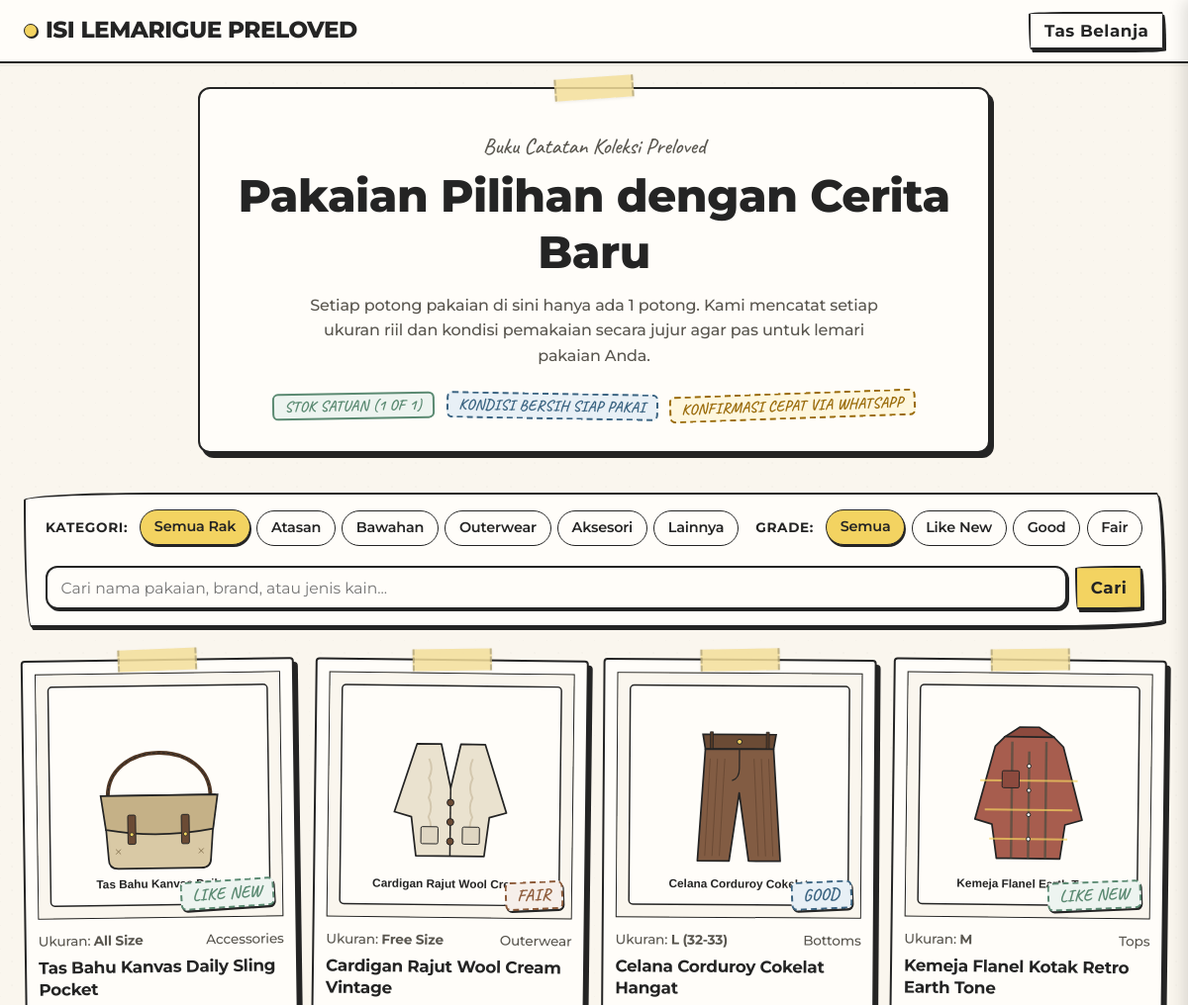
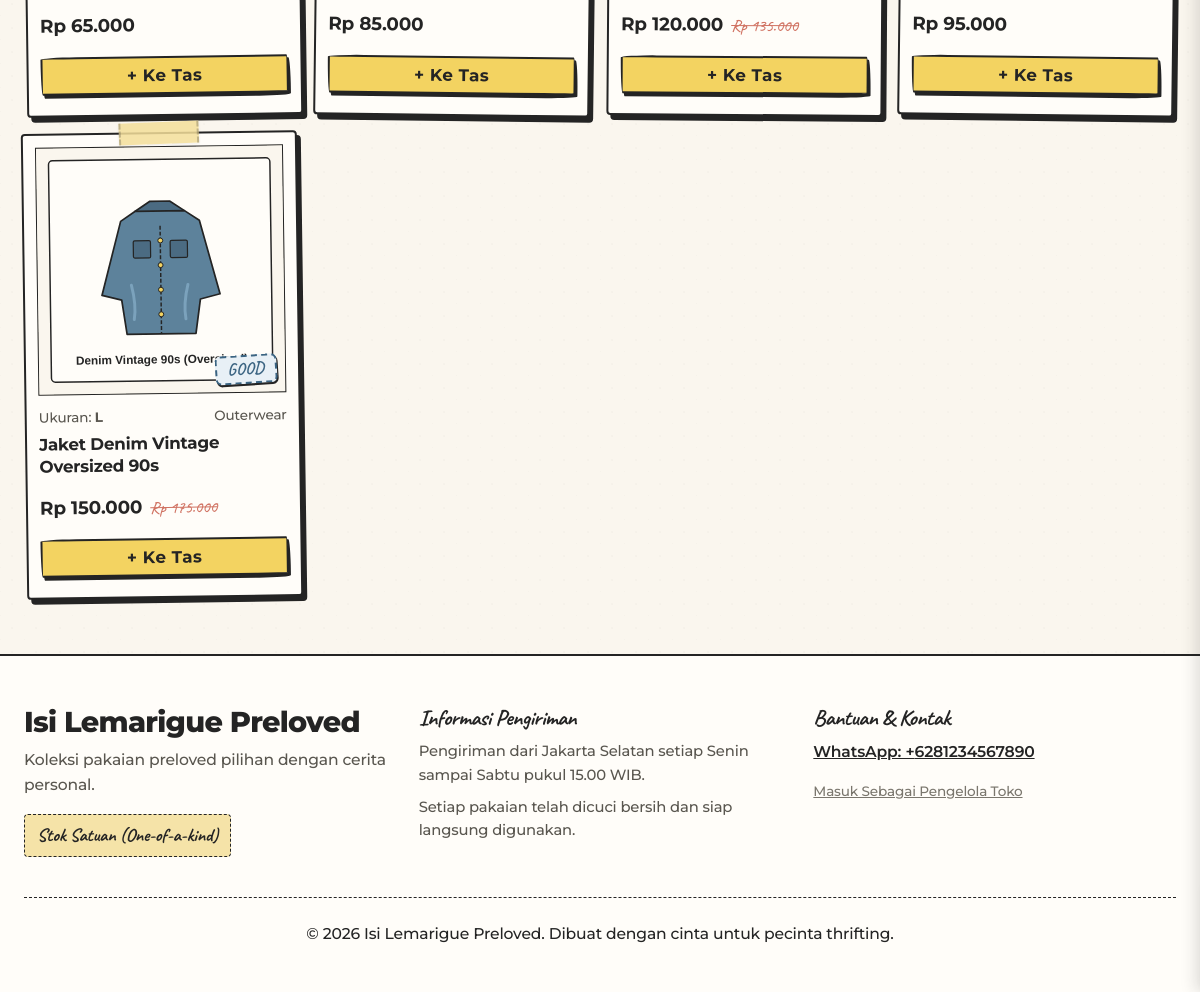
The page / on the database its author committed (2 pictures, top to bottom).
### tables this page shows
CREATE TABLE `settings` (
  `setting_key` VARCHAR(50) PRIMARY KEY,
  `setting_value` TEXT NOT NULL,
  `updated_at` TIMESTAMP DEFAULT CURRENT_TIMESTAMP ON UPDATE CURRENT_TIMESTAMP
);

CREATE TABLE `products` (
  `id` INT AUTO_INCREMENT PRIMARY KEY,
  `name` VARCHAR(200) NOT NULL,
  `slug` VARCHAR(220) NOT NULL UNIQUE,
  `category` ENUM('tops', 'bottoms', 'outerwear', 'accessories', 'others') NOT NULL DEFAULT 'tops',
  `size` VARCHAR(30) NOT NULL,
  `dimensions` VARCHAR(100) NULL COMMENT 'Contoh: P: 68cm, L: 52cm',
  `condition_grade` ENUM('like_new', 'good', 'fair') NOT NULL DEFAULT 'good',
  `condition_notes` TEXT NULL COMMENT 'Catatan minus, noda, atau kondisi pemakaian',
  `price` DECIMAL(12, 2) NOT NULL,
  `discount_price` DECIMAL(12, 2) NULL,
  `status` ENUM('available', 'booked', 'sold') NOT NULL DEFAULT 'available',
  `hold_expires_at` DATETIME NULL COMMENT 'Batas waktu booking pesanan (60 menit)',
  `created_at` TIMESTAMP DEFAULT CURRENT_TIMESTAMP,
  `updated_at` TIMESTAMP DEFAULT CURRENT_TIMESTAMP ON UPDATE CURRENT_TIMESTAMP,
  INDEX `idx_status` (`status`),
  INDEX `idx_category` (`category`)
);

### views/storefront/index.php (the view, shortened to what the rows shown need)
<?php
require_once __DIR__ . '/../layouts/header.php';
$selectedCategory = $_GET['category'] ?? '';
$selectedGrade = $_GET['grade'] ?? '';
$searchKeyword = $_GET['q'] ?? '';
$categories = [
    '' => 'Semua Rak',
    'tops' => 'Atasan',
    'bottoms' => 'Bawahan',
    'outerwear' => 'Outerwear',
    'accessories' => 'Aksesori',
    'others' => 'Lainnya',
];
?>
<section style="margin-bottom: 2.5rem; text-align: center; position: relative;">
    <div class="scrapbook-card washi-tape washi-tape-angle-left" style="max-width: 800px; margin: 0 auto; padding: 2.5rem 1.5rem 2rem 1.5rem; background-color: var(--color-paper-light);">
        <p style="font-family: var(--font-hand); font-size: 1.4rem; color: var(--color-ink-muted); margin-bottom: 0.25rem;">
            Buku Catatan Koleksi Preloved
        </p>
        <h1 style="margin-bottom: 0.75rem; letter-spacing: -0.5px;">
            Pakaian Pilihan dengan Cerita Baru
        </h1>
        <p style="max-width: 600px; margin: 0 auto 1.5rem auto; color: var(--color-ink-muted); font-size: 1rem;">
            Setiap potong pakaian di sini hanya ada 1 potong. Kami mencatat setiap ukuran riil dan kondisi pemakaian secara jujur agar pas untuk lemari pakaian Anda.
        </p>
        <div style="display: flex; flex-wrap: wrap; justify-content: center; gap: 0.75rem;">
            <span class="stamp-badge stamp-badge-available" style="transform: rotate(-1deg); font-size: 0.95rem;">
                Stok Satuan (1 of 1)
            </span>
            <span class="stamp-badge stamp-badge-good" style="transform: rotate(1deg); font-size: 0.95rem;">
                Kondisi Bersih Siap Pakai
            </span>
            <span class="stamp-badge stamp-badge-booked" style="transform: rotate(-2deg); font-size: 0.95rem;">
                Konfirmasi Cepat via WhatsApp
            </span>
        </div>
    </div>
</section>
<section style="margin-bottom: 2rem;">
    <form method="GET" action="<?= url('') ?>" class="filter-bar">
        <div style="display: flex; flex-wrap: wrap; gap: 0.4rem; align-items: center;">
            <span style="font-weight: 700; font-size: 0.85rem; text-transform: uppercase; letter-spacing: 0.05em; margin-right: 0.35rem;">Kategori:</span>
            <?php foreach ($categories as $catKey => $catLabel): ?>
                <?php
                    $params = $_GET;
                    if ($catKey === '') {
                        unset($params['category']);
                    } else {
                        $params['category'] = $catKey;
                    }
                    $filterUrl = url('?' . http_build_query($params));
                    $isActive = ($selectedCategory === $catKey);
                ?>
                <a href="<?= $filterUrl ?>" class="filter-pill <?= $isActive ? 'active' : '' ?>">
                    <?= e($catLabel) ?>
                </a>
            <?php endforeach; ?>
        </div>
        <div style="display: flex; flex-wrap: wrap; gap: 0.4rem; align-items: center; margin-left: auto;">
            <span style="font-weight: 700; font-size: 0.85rem; text-transform: uppercase; letter-spacing: 0.05em; margin-right: 0.35rem;">Grade:</span>
            <?php
            $grades = ['' => 'Semua', 'like_new' => 'Like New', 'good' => 'Good', 'fair' => 'Fair'];
            foreach ($grades as $gKey => $gLabel):
                $params = $_GET;
                if ($gKey === '') {
                    unset($params['grade']);
                } else {
                    $params['grade'] = $gKey;
                }
                $filterUrl = url('?' . http_build_query($params));
                $isActive = ($selectedGrade === $gKey);
            ?>
                <a href="<?= $filterUrl ?>" class="filter-pill <?= $isActive ? 'active' : '' ?>">
                    <?= e($gLabel) ?>
                </a>
            <?php endforeach; ?>
        </div>
        <div style="width: 100%; display: flex; gap: 0.5rem; margin-top: 0.5rem;">
            <input type="text" name="q" value="<?= e($searchKeyword) ?>" placeholder="Cari nama pakaian, brand, atau jenis kain..." class="input-sketch" style="flex-grow: 1;">
            <button type="submit" class="btn-sketch btn-sketch-sm btn-sketch-primary">Cari</button>
        </div>
    </form>
</section>
<section aria-label="Daftar Produk Preloved">
    <?php if (empty($products)): ?>
        <div class="scrapbook-card" style="text-align: center; padding: 4rem 1.5rem; max-width: 550px; margin: 3rem auto;">
            <div style="width: 60px; height: 60px; margin: 0 auto 1rem auto; border: 2px dashed var(--color-ink); border-radius: 50%; display: flex; align-items: center; justify-content: center; font-family: var(--font-hand); font-size: 2rem;">
                ?
            </div>
            <h3 style="font-size: 1.8rem; margin-bottom: 0.5rem;">Belum Menemukan Pakaian yang Cocok</h3>
            <p style="color: var(--color-ink-muted); margin-bottom: 1.5rem;">
                Tidak ada pakaian yang sesuai dengan kata kunci atau filter yang Anda pilih saat ini.
            </p>
            <a href="<?= url('') ?>" class="btn-sketch btn-sketch-primary">
                Tampilkan Seluruh Koleksi
            </a>
        </div>
    <?php else: ?>
        <div class="grid grid-cols-2 md:grid-cols-3 md:grid-cols-4 gap-4 polaroid-grid" style="align-items: stretch;">
            <?php foreach ($products as $p): ?>
                <?php
                    $isAvailable = ($p['status'] === 'available');
                    $isBooked = ($p['status'] === 'booked');
                    $isSold = ($p['status'] === 'sold');
                    $price = (float)$p['price'];
                    $discountPrice = !empty($p['discount_price']) ? (float)$p['discount_price'] : null;
                    $effectivePrice = $discountPrice ?? $price;
                    $imageSrc = !empty($p['primary_image']) ? asset($p['primary_image']) : asset('assets/images/placeholder.svg');
                    $detailUrl = url('product/' . urlencode($p['slug']));
                    $gradeLabel = match ($p['condition_grade']) {
                        'like_new' => 'Like New',
                        'fair' => 'Fair',
                        default => 'Good',
                    };
                    $gradeBadgeClass = match ($p['condition_grade']) {
                        'like_new' => 'stamp-badge-likenew',
                        'fair' => 'stamp-badge-fair',
                        default => 'stamp-badge-good',
                    };
                ?>
                <article class="polaroid-card washi-tape">
                    <a href="<?= $detailUrl ?>" class="polaroid-photo-box" tabindex="-1">
                        <img src="<?= $imageSrc ?>" alt="<?= e($p['name']) ?>" class="polaroid-photo" loading="lazy">
                        <?php if ($isSold): ?>
                            <span class="stamp-badge stamp-badge-sold photo-stamp">TERJUAL</span>
                        <?php elseif ($isBooked): ?>
                            <span class="stamp-badge stamp-badge-booked photo-stamp">DIBOOKING</span>
                        <?php else: ?>
                            <span class="stamp-badge <?= $gradeBadgeClass ?> photo-stamp"><?= $gradeLabel ?></span>
                        <?php endif; ?>
                    </a>
                    <div class="polaroid-info">
                        <div class="polaroid-meta">
                            <span>Ukuran: <strong><?= e($p['size']) ?></strong></span>
                            <span style="text-transform: capitalize;"><?= e($p['category']) ?></span>
                        </div>
                        <h2 class="polaroid-title">
                            <a href="<?= $detailUrl ?>"><?= e($p['name']) ?></a>
                        </h2>
                        <div class="polaroid-price-wrap">
                            <span class="polaroid-price"><?= format_rupiah($effectivePrice) ?></span>
                            <?php if ($discountPrice && $discountPrice < $price): ?>
                                <span class="polaroid-price-strike"><?= format_rupiah($price) ?></span>
                            <?php endif; ?>
                        </div>
                        <div style="margin-top: 0.75rem; display: flex; gap: 0.35rem;">
                            <?php if ($isAvailable): ?>
                                <button type="button"
                                        class="btn-sketch btn-sketch-sm btn-sketch-primary js-add-to-cart"
                                        style="width: 100%;"
                                        data-id="<?= (int)$p['id'] ?>"
                                        data-name="<?= e($p['name']) ?>"
                                        data-size="<?= e($p['size']) ?>"
                                        data-price="<?= $effectivePrice ?>"
                                        data-image="<?= $imageSrc ?>"
                                        data-slug="<?= e($p['slug']) ?>">
                                    + Ke Tas
                                </button>
                            <?php elseif ($isBooked): ?>
                                <button type="button" class="btn-sketch btn-sketch-sm" style="width: 100%;" disabled>
                                    Sedang Ditahan
                                </button>
                            <?php else: ?>
                                <button type="button" class="btn-sketch btn-sketch-sm" style="width: 100%;" disabled>
                                    Terjual
                                </button>
                            <?php endif; ?>
                        </div>
                    </div>
                </article>
            <?php endforeach; ?>
        </div>
    <?php endif; ?>
</section>
<?php require_once __DIR__ . '/../layouts/footer.php'; ?>

### views/layouts/header.php (shortened to what the rows shown need)
<?php
require_once __DIR__ . '/../../config/constants.php';
require_once __DIR__ . '/../../models/Setting.php';
$settingModel = new Setting();
$storeName = $settingModel->get('store_name', 'Isi Lemarigue Preloved');
?>
<!DOCTYPE html>
<html lang="id">
<head>
    <link rel="stylesheet" href="<?= asset('assets/css/main.css') ?>">
    <link rel="stylesheet" href="<?= asset('assets/css/hand-drawn.css') ?>">
</head>
<body>
<header class="notebook-header" role="banner">
    <div class="container">
        <nav class="notebook-nav" aria-label="Navigasi Utama">
            <a href="<?= url('') ?>" class="logo-brand">
                <span class="logo-pin" aria-hidden="true"></span>
                <span><?= e($storeName) ?></span>
            </a>
            <div class="flex items-center gap-3">
                <button type="button" class="btn-sketch btn-sketch-sm js-open-cart" id="headerCartBtn" aria-label="Buka Tas Belanja">
                    <span>Tas Belanja</span>
                </button>
            </div>
        </nav>
    </div>
</header>
<main class="main-content" id="mainContent">
    <div class="container">

### views/layouts/footer.php (shortened to what the rows shown need)
<?php
require_once __DIR__ . '/../../models/Setting.php';
$settingModel = new Setting();
$storeName = $settingModel->get('store_name', 'Isi Lemarigue Preloved');
$storeTagline = $settingModel->get('store_tagline', 'Koleksi pakaian preloved pilihan dengan cerita personal.');
$whatsappNumber = $settingModel->get('whatsapp_number', '6281234567890');
$shippingNote = $settingModel->get('shipping_note', 'Pengiriman dari Tangerang.');
?>
    </div>
</main>
<footer style="background-color: var(--color-paper-light); border-top: var(--border-ink); padding: 3rem 0 2rem 0; margin-top: auto; position: relative;">
    <div class="container">
        <div style="display: grid; grid-template-columns: repeat(auto-fit, minmax(260px, 1fr)); gap: 2rem; margin-bottom: 2.5rem;">
            <div>
                <h3 style="font-size: 1.8rem; margin-bottom: 0.5rem;"><?= e($storeName) ?></h3>
                <p style="color: var(--color-ink-muted); margin-bottom: 1rem;"><?= e($storeTagline) ?></p>
                <div style="display: inline-block; padding: 0.35rem 0.75rem; background-color: var(--color-washi); border: 1.5px dashed var(--color-ink); border-radius: 4px; font-family: var(--font-hand); font-size: 1.15rem; font-weight: bold;">
                    Stok Satuan (One-of-a-kind)
                </div>
            </div>
            <div>
                <h4 style="font-family: var(--font-hand); font-size: 1.4rem; margin-bottom: 0.5rem;">Informasi Pengiriman</h4>
                <p style="color: var(--color-ink-muted); font-size: 0.925rem; margin-bottom: 0.5rem;"><?= e($shippingNote) ?></p>
                <p style="color: var(--color-ink-muted); font-size: 0.925rem;">Setiap pakaian telah dicuci bersih dan siap langsung digunakan.</p>
            </div>
            <div>
                <h4 style="font-family: var(--font-hand); font-size: 1.4rem; margin-bottom: 0.5rem;">Bantuan & Kontak</h4>
                <p style="margin-bottom: 0.5rem;">
                    <a href="https://wa.me/<?= preg_replace('/[^0-9]/', '', $whatsappNumber) ?>" target="_blank" rel="noopener" style="text-decoration: underline; font-weight: 600;">
                        WhatsApp: +<?= e($whatsappNumber) ?>
                    </a>
                </p>
                <p style="font-size: 0.85rem; margin-top: 1rem;">
                    <?php if (empty($_SESSION['admin_logged_in'])): ?>
                        <a href="<?= url('admin/login') ?>" style="color: var(--color-ink-light); text-decoration: underline;">Masuk Sebagai Pengelola Toko</a>
                    <?php else: ?>
                        <a href="<?= url('admin') ?>" style="font-weight: 600; text-decoration: underline;">Buka Dasbor Admin</a>
                    <?php endif; ?>
                </p>
            </div>
        </div>
        <div style="border-top: 1.5px dashed var(--color-ink); padding-top: 1.5rem; text-align: center; font-size: 0.85rem; color: var(--color-ink-muted);">
            <p>&copy; <?= date('Y') ?> <?= e($storeName) ?>. Dibuat dengan cinta untuk pecinta thrifting.</p>
        </div>
    </div>
</footer>
</body>
</html>

### rows shown on the page
settings: setting_value "ISI LEMARIGUE PRELOVED"
products: shows a picture, condition_grade "LIKE NEW", size "All Size", category "Accessories", name "Tas Bahu Kanvas Daily Sling Pocket", price "Rp 65.000"
products: shows a picture, condition_grade "FAIR", size "Free Size", category "Outerwear", name "Cardigan Rajut Wool Cream Vintage", price "Rp 85.000"
products: shows a picture, condition_grade "GOOD", size "L (32-33)", category "Bottoms", name "Celana Corduroy Cokelat Hangat", discount_price "Rp 120.000", price "Rp 135.000"
products: shows a picture, condition_grade "LIKE NEW", size "M", category "Tops", name "Kemeja Flanel Kotak Retro Earth Tone", price "Rp 95.000"
products: shows a picture, condition_grade "GOOD", size "L", category "Outerwear", name "Jaket Denim Vintage Oversized 90s", discount_price "Rp 150.000", price "Rp 175.000"
settings: setting_value "Pengiriman dari Jakarta Selatan setiap Senin sampai Sabtu pukul 15.00 WIB."
settings: setting_value "6281234567890"

### other values the page prints
$catLabel "Semua Rak"
$catLabel "Atasan"
$catLabel "Bawahan"
$catLabel "Outerwear"
$catLabel "Aksesori"
$catLabel "Lainnya"
$gLabel "Semua"
$gLabel "Like New"
$gLabel "Good"
$gLabel "Fair"
$storeName "Isi Lemarigue Preloved"
$storeTagline "Koleksi pakaian preloved pilihan dengan cerita personal."
